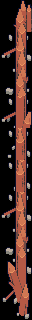

A 2D game scene composited from a Tiled map and its tileset images. What follows is a short description and the map's XML, with every tile layer's data as written:
An orthogonal 1x10 tile map with 32x32 px tiles, 1 tile layer (Tile Layer 1).

<map version="1.10" tiledversion="1.11.0" orientation="orthogonal" renderorder="right-down" width="1" height="10" tilewidth="32" tileheight="32" infinite="0" nextlayerid="2" nextobjectid="1">
 <tileset firstgid="1" source="Borders.tsx" />
 <layer id="1" name="Tile Layer 1" width="1" height="10">
  <data encoding="csv">
7,
22,
30,
2147483701,
2147483705,
58,
22,
30,
54,
62
</data>
 </layer>
</map>
